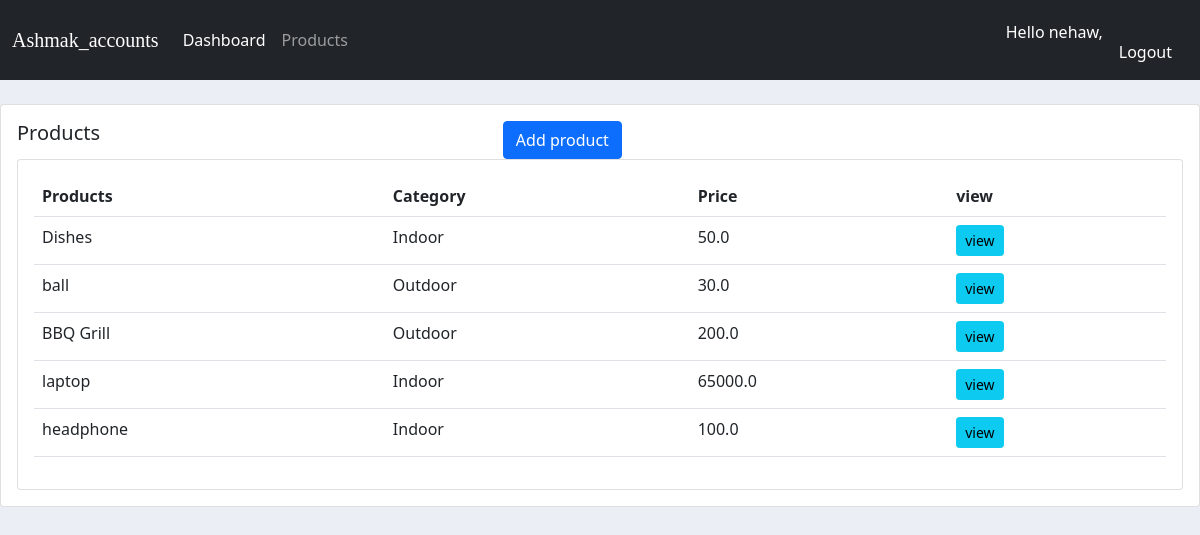
/products (signed in), run on the app's committed database.
### accounts/models.py (models this page shows, shortened)
class product(models.Model):
    Category=(
        ('Indoor','Indoor'),
        ('Outdoor','Outdoor')
    )
    name=models.CharField(max_length=200,null=True)
    Price=models.FloatField(null=True)
    Category=models.CharField(max_length=200,null=True,choices=Category)
    Discription=models.CharField(max_length=200,null=True,blank=True)
    date_created=models.DateTimeField(auto_now_add=True,null=True)
    Tag=models.ManyToManyField(Tag)
    img=models.ImageField(null=True,blank=True)

### accounts/views.py (the view)
# urls.py: path("products",views.products,name="products"),
def products(request):
    products=product.objects.all()
    return render(request,'accounts/products.html',{'products':products})

### accounts/templates/accounts/products.html
{% extends 'accounts/main.html' %}
{% block body %}
<br>
  <div class="row">
    <div class="col-md ">
        <div class="card card-body">
            <div class="d-flex">
                <div class="col-md-5">
                <h5>Products</h5>
                </div>
            <div class="col-md-5" >
                 <a class="btn btn-primary"  href="{% url 'Add_product'%}">Add product</a>
            </div>
        </div>
        <div class="card card-body">
            <table class="table ">
                <tr>
                    <th>Products</th>
                    <th>Category</th>
                    <th>Price</th>
                    <th>view</th>
                </tr>
                {% for i in products %}
                <tr>
                    <td>{{i.name}}</td>
                    <td>{{i.Category}}</td>
                    <td>{{i.Price}}</td>
                    <td><a class= "btn btn-sm btn-info" href="{{products.get_absolute_url}}">view</a></td>
                </tr>
                {% endfor %}
            </table>
        </div>
    </div>
  </div>
  </div>
{% endblock body %}

### accounts/templates/accounts/navbar.html (shortened to what this page needs)
{% load static %}
<nav class="navbar navbar-expand-lg navbar-dark bg-dark">
  <div class="container-fluid">
     <a style="font-family:Old English Text MT; font-weight:italic; " class="navbar-brand" href="">Ashmak_accounts</a>
    <div class="collapse navbar-collapse" id="navbarNav">
      <ul class="navbar-nav">
        <li class="nav-item">
          <a class="nav-link active" aria-current="page" href="{% url 'home'%}">Dashboard</a>
        </li>
        <li class="nav-item">
          <a class="nav-link" href="{% url 'products'%}">Products</a>
        </li>
      </ul>
    </div>
       <p style="color:white"> Hello {{user}},</p>
        <li class="nav-item">
          <a style="color:white;" class="nav-link " href="{% url 'login'%}">Logout</a>
        </li>
  </div>
</nav>

### accounts/static/css/main.css (style rules this page uses)
body { background-color: #ebeff5; }

### accounts/templates/accounts/main.html (style rules this page uses)
body { background-color: #ebeff5; }

### data on the page
product: name "Dishes", Category "Indoor", Price "50.0"
product: name "ball", Category "Outdoor", Price "30.0"
product: name "BBQ Grill", Category "Outdoor", Price "200.0"
product: name "laptop", Category "Indoor", Price "65000.0"
product: name "headphone", Category "Indoor", Price "100.0"

### other printed values
{{ user }} "nehaw"
